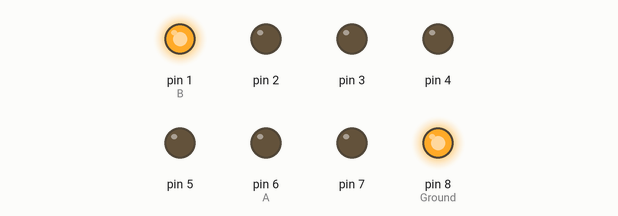
Recording of a sketch running on a simulated Arduino Uno, built with avr-gcc and run on an emulated ATmega328P. Shown: output pins drawn as LEDs (lit = HIGH). Pins used as bus, display or sensor lines are not drawn.

Above: at 0.1 s.
Timing chart, 0 to 1.6 s (numbered marks = the images above):
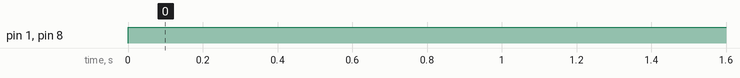

The sketch:

_7_Segment_Display.ino
```cpp
void setup() {
  pinMode(6, OUTPUT); // A
  pinMode(1, OUTPUT); // B
  pinMode(2, OUTPUT); // C
  pinMode(3, OUTPUT); // D
  pinMode(4, OUTPUT); // E
  pinMode(5, OUTPUT); // F
  pinMode(7, OUTPUT); // G
  pinMode(8, OUTPUT); // Ground
  pinMode(9, OUTPUT); // Power
  digitalWrite(9, 0);  // start with the "dot" off
}

void loop() {
 // write '6'
 digitalWrite(6, 0); // A
 digitalWrite(1, 1); // B
 digitalWrite(2, 0); // C
 digitalWrite(3, 0); // D
 digitalWrite(4, 0); // E
 digitalWrite(5, 0); // F
 digitalWrite(7, 0); // G
 digitalWrite(8, 1); // Ground
 digitalWrite(9, 1); // Power
 delay(1000);
/* // write '8'
 digitalWrite(2, 1);
 digitalWrite(3, 1);
 digitalWrite(4, 1);
 digitalWrite(5, 1);
 digitalWrite(6, 1);
 digitalWrite(7, 1);
 digitalWrite(8, 1);
 delay(1000);
 // write '7'
 digitalWrite(2, 1);
 digitalWrite(3, 1);
 digitalWrite(4, 1);
 digitalWrite(5, 0);
 digitalWrite(6, 0);
 digitalWrite(7, 0);
 digitalWrite(8, 0);
 delay(1000);
 // write '6'
 digitalWrite(2, 1);
 digitalWrite(3, 0);
 digitalWrite(4, 1);
 digitalWrite(5, 1);
 digitalWrite(6, 1);
 digitalWrite(7, 1);
 digitalWrite(8, 1);
 delay(1000);
 // write '5'
 digitalWrite(2, 1);
 digitalWrite(3, 0);
 digitalWrite(4, 1);
 digitalWrite(5, 1);
 digitalWrite(6, 0);
 digitalWrite(7, 1);
 digitalWrite(8, 1);
 delay(1000);
 // write '4'
 digitalWrite(2, 0);
 digitalWrite(3, 1);
 digitalWrite(4, 1);
 digitalWrite(5, 0);
 digitalWrite(6, 0);
 digitalWrite(7, 1);
 digitalWrite(8, 1);
 delay(1000);
 // write '3'
 digitalWrite(2, 1);
 digitalWrite(3, 1);
 digitalWrite(4, 1);
 digitalWrite(5, 1);
 digitalWrite(6, 0);
 digitalWrite(7, 0);
 digitalWrite(8, 1);
 delay(1000);
 // write '2'
 digitalWrite(2, 1);
 digitalWrite(3, 1);
 digitalWrite(4, 0);
 digitalWrite(5, 1);
 digitalWrite(6, 1);
 digitalWrite(7, 0);
 digitalWrite(8, 1);
 delay(1000);
 // write '1'
 digitalWrite(2, 0);
 digitalWrite(3, 1);
 digitalWrite(4, 1);
 digitalWrite(5, 0);
 digitalWrite(6, 0);
 digitalWrite(7, 0);
 digitalWrite(8, 0);
 delay(1000);
 // write '0'
 digitalWrite(2, 1);
 digitalWrite(3, 1);
 digitalWrite(4, 1);
 digitalWrite(5, 1);
 digitalWrite(6, 1);
 digitalWrite(7, 1);
 digitalWrite(8, 0);
 delay(4000);
 */
}
```

Measured:
- by itself, pin 1 (B), pin 8 (Ground): LOW → HIGH at 0.00 s
